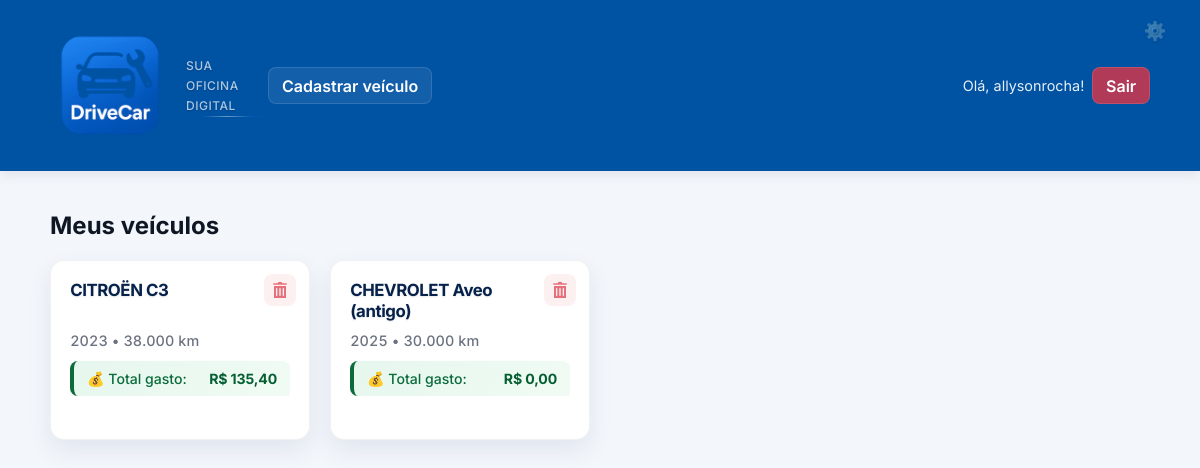
Before: / (signed in) with the older database file.
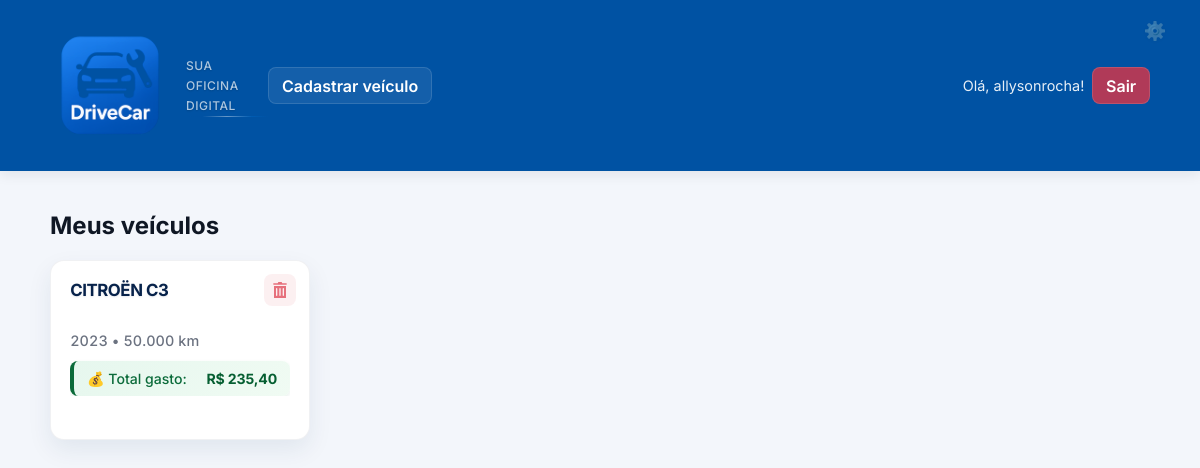
After: the same page with the newer database file.
### drivecar/models.py (models this page shows, shortened)
class Veiculo(models.Model):
    TIPO_COMBUSTIVEL_CHOICES = [
        ('GASOLINA', 'Gasolina'),
        ('ALCOOL', 'Álcool / Etanol'),
        ('FLEX', 'Flex (Gasolina/Etanol)'),
        ('DIESEL', 'Diesel'),
        ('GNV', 'GNV (Gás Natural Veicular)'),
        ('HIBRIDO', 'Híbrido'),
        ('ELETRICO', 'Elétrico'),
    ]
    usuario = models.ForeignKey(User, on_delete=models.CASCADE, verbose_name=_("usuário"))
    marca = models.ForeignKey(Marca, on_delete=models.PROTECT, verbose_name=_("marca"), null=True, blank=True)
    modelo = models.ForeignKey(Modelo, on_delete=models.PROTECT, verbose_name=_("modelo"), null=True, blank=True)
    versao = models.ForeignKey(Versao, on_delete=models.PROTECT, verbose_name=_("versão"), null=True, blank=True)
    marca_legado = models.CharField(_("marca (legado)"), max_length=50, blank=True)
    modelo_legado = models.CharField(_("modelo (legado)"), max_length=50, blank=True)
    ano = models.PositiveIntegerField(_("ano"))
    placa = models.CharField(_("placa"), max_length=10, blank=True)
    km_atual = models.PositiveIntegerField(_("quilometragem atual"), default=0)
    combustivel = models.CharField(_("combustível"), max_length=20, choices=TIPO_COMBUSTIVEL_CHOICES, blank=True)
    @property
    def titulo_limpo(self):
        marca_nome = self.marca.nome if self.marca else self.marca_legado
        modelo_nome = self.modelo.nome if self.modelo else self.modelo_legado
        if marca_nome and modelo_nome:
            if marca_nome.upper() in modelo_nome.upper():
                return modelo_nome
            else:
                return f"{marca_nome} {modelo_nome}"
        elif modelo_nome:
            return modelo_nome
        elif marca_nome:
            return marca_nome
        else:
            return "Veículo sem identificação"
    def total_gasto_manutencao(self):
        from django.db.models import Sum
        total = self.registromanutencao_set.aggregate(
            total=Sum('preco')
        )['total']
        return total or 0
    def total_gasto_manutencao_formatado(self):
        total = self.total_gasto_manutencao()
        valor_str = f"{total:.2f}"
        partes = valor_str.split('.')
        parte_inteira = partes[0]
        parte_decimal = partes[1]
        return f"R$ {parte_inteira},{parte_decimal}"
    class Meta:
        verbose_name = _("Veículo")
        verbose_name_plural = _("Veículos")

class Marca(models.Model):
    nome = models.CharField(_("nome da marca"), max_length=50, unique=True)
    logo = models.CharField(_("logo/imagem"), max_length=200, blank=True)
    ativo = models.BooleanField(_("ativo"), default=True)
    class Meta:
        verbose_name = _("Marca")
        verbose_name_plural = _("Marcas")
        ordering = ["nome"]

class Modelo(models.Model):
    marca = models.ForeignKey(Marca, on_delete=models.CASCADE, verbose_name=_("marca"))
    nome = models.CharField(_("nome do modelo"), max_length=100)
    ano_inicio = models.PositiveIntegerField(_("ano de início"), null=True, blank=True)
    ano_fim = models.PositiveIntegerField(_("ano de fim"), null=True, blank=True)
    ativo = models.BooleanField(_("ativo"), default=True)
    class Meta:
        verbose_name = _("Modelo")
        verbose_name_plural = _("Modelos")
        ordering = ["marca__nome", "nome"]
        unique_together = ["marca", "nome"]

### drivecar/views.py (the view)
# urls.py: path("", views.index, name="index"),
@login_required
def index(request):
    veiculos = Veiculo.objects.filter(usuario=request.user)
    context = {
        'veiculos': veiculos,
        'total_veiculos': veiculos.count(),
    }
    return render(request, 'drivecar/index.html', context)

### templates/drivecar/index.html (shortened to what this page needs)
{% extends "drivecar/base.html" %}
{% load humanize %}
{% block content %}
<h2>Meus veículos</h2>
<div class="vehicle-grid">
  {% for v in veiculos %}
    <article class="vehicle-card" data-vehicle-id="{{ v.id }}" data-marca="{{ v.marca.nome }}">
      <a class="vehicle-link" href="{% url 'drivecar:manutencao' v.id %}">
        <div class="vehicle-header">
          <div class="vehicle-title">{{ v.titulo_limpo }}</div>
        </div>
        <div class="vehicle-footer">
          <div class="vehicle-meta">{{ v.ano }} • {{ v.km_atual|intcomma }} km</div>
          <div class="vehicle-maintenance-cost">
            <span class="cost-label">💰 Total gasto:</span>
            <strong class="cost-value">{{ v.total_gasto_manutencao_formatado }}</strong>
          </div>
        </div>
      </a>
      <a href="{% url 'drivecar:excluir_veiculo' v.id %}" class="delete-btn" title="Excluir veículo" onclick="return confirm('Tem certeza que deseja excluir este veículo?')">
      </a>
    </article>
  {% empty %}
    <p>Nenhum veículo cadastrado.</p>
  {% endfor %}
</div>
{% endblock %}

Changed rows visible on the page:
removed Veiculo: titulo_limpo "CHEVROLET Aveo (antigo)", ano "2025", km_atual "30.000", total_gasto_manutencao_formatado "R$ 0,00"
changed Veiculo "CITROËN C3": km_atual "38.000" → "50.000"; total_gasto_manutencao_formatado "R$ 135,40" → "R$ 235,40"
